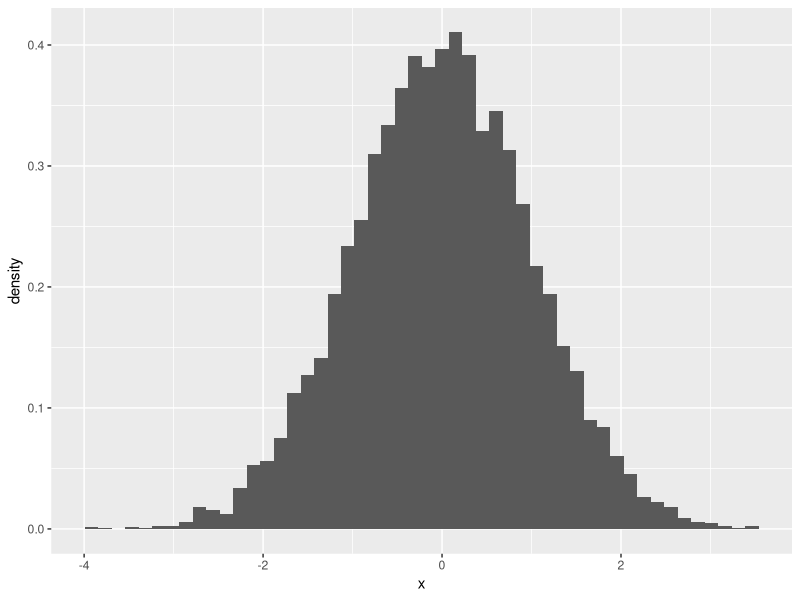

Write the R code that produced this figure.
library(tidyverse)

dat <-
  tibble(x = rnorm(n = 10000, mean = 0, sd = 1))

dat %>%
  ggplot(aes(x = x, y = ..density..)) +
  geom_histogram(bins = 50)
